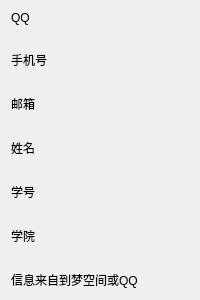
           <widget class="QWidget" name="page_massage">
            <layout class="QVBoxLayout" name="verticalLayout_3">
             <item>
              <widget class="QLabel" name="label_QQ">
               <property name="text">
                <string>QQ</string>
               </property>
              </widget>
             </item>
             <item>
              <widget class="QLabel" name="label_QQnum">
               <property name="text">
                <string> </string>
               </property>
              </widget>
             </item>
             <item>
              <widget class="QLabel" name="label_phone">
               <property name="text">
                <string>手机号</string>
               </property>
              </widget>
             </item>
             <item>
              <widget class="QLabel" name="label_phonenum">
               <property name="text">
                <string> </string>
               </property>
              </widget>
             </item>
             <item>
              <widget class="QLabel" name="label_Email">
               <property name="text">
                <string>邮箱</string>
               </property>
              </widget>
             </item>
             <item>
              <widget class="QLabel" name="label_Emailnum">
               <property name="text">
                <string> </string>
               </property>
              </widget>
             </item>
             <item>
              <widget class="QLabel" name="label_Name">
               <property name="text">
                <string>姓名</string>
               </property>
              </widget>
             </item>
             <item>
              <widget class="QLabel" name="label_Namenum">
               <property name="text">
                <string> </string>
               </property>
              </widget>
             </item>
             <item>
              <widget class="QLabel" name="label_Code">
               <property name="text">
                <string>学号</string>
               </property>
              </widget>
             </item>
             <item>
              <widget class="QLabel" name="label_Codenum">
               <property name="text">
                <string> </string>
               </property>
              </widget>
             </item>
             <item>
              <widget class="QLabel" name="label_School">
               <property name="text">
                <string>学院</string>
               </property>
              </widget>
             </item>
             <item>
              <widget class="QLabel" name="label_Schoolnum">
               <property name="text">
                <string> </string>
               </property>
              </widget>
             </item>
             <item>
              <widget class="QLabel" name="label_zhu">
               <property name="text">
                <string>信息来自到梦空间或QQ</string>
               </property>
              </widget>
             </item>
            </layout>
           </widget>
